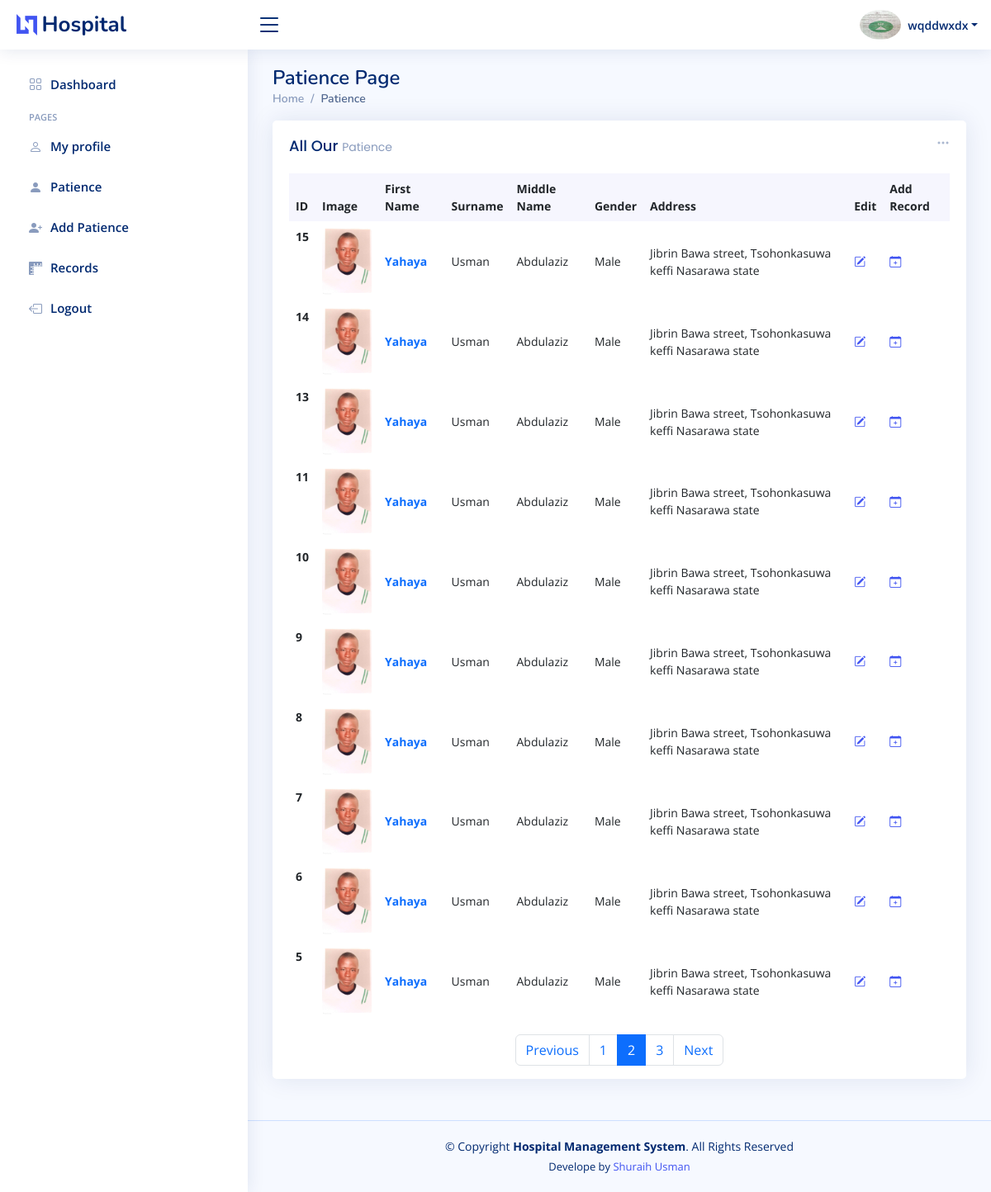
The app's page /patient.php?p=2 (signed in) with its own data.
### tables this page shows
CREATE TABLE `doctor` (
  `id` int(11) NOT NULL,
  `fullname` varchar(220) DEFAULT NULL,
  `username` varchar(20) DEFAULT NULL,
  `passwords` varchar(20) DEFAULT NULL,
  `images` varchar(250) DEFAULT NULL,
  `rank` varchar(15) DEFAULT NULL,
  `department` varchar(20) DEFAULT NULL,
  `gender` varchar(50) NOT NULL,
  `address` text NOT NULL
);

CREATE TABLE `patience` (
  `id` int(11) NOT NULL,
  `firstname` varchar(20) DEFAULT NULL,
  `surname` varchar(20) DEFAULT NULL,
  `middlename` varchar(20) DEFAULT NULL,
  `gender` varchar(10) DEFAULT NULL,
  `images` varchar(50) DEFAULT NULL,
  `addresss` text DEFAULT NULL
);

### patient.php (the view, shortened to what this page needs)
<?php require_once('config/config.php');?>
<?php require_once('includes/header.php');
if (isset($_GET['id'])) {
  $stmt = $db->prepare('SELECT * FROM patience WHERE id=?');
  $stmt->bind_param('s',$_GET['id']);
  $stmt->execute();
  $pat = $stmt->get_result()->fetch_array();
  ?>
<main id="main" class="main">
<div class="pagetitle">
  <h1>Patient Page</h1>
  <nav>
    <ol class="breadcrumb">
      <li class="breadcrumb-item"><a href="dashboard.php">Home</a></li>
      <li class="breadcrumb-item active">Patient Page</li>
    </ol>
  </nav>
</div>
<section class="section profile">
      <div class="row">
        <div class="col-xl-4">
          <div class="card">
            <div class="card-body profile-card pt-4 d-flex flex-column align-items-center">
              <img src="admin/uploads/<?php echo $pat['images'];?>" alt="Profile" class="rounded-circle">
              <h2><?php echo $pat['firstname'];?></h2>
              <h3><?php echo $pat['surname'].' '.$pat['middlename'];?></h3>
              <div class="social-links mt-2">
                <a href="#" class="twitter"><i class="bi bi-twitter"></i></a>
                <a href="#" class="facebook"><i class="bi bi-facebook"></i></a>
                <a href="#" class="instagram"><i class="bi bi-instagram"></i></a>
                <a href="#" class="linkedin"><i class="bi bi-linkedin"></i></a>
              </div>
            </div>
          </div>
        </div>
        <div class="col-xl-8">
          <div class="card">
            <div class="card-body pt-3">
              <ul class="nav nav-tabs nav-tabs-bordered" role="tablist">
                <li class="nav-item" role="presentation">
                  <button class="nav-link active" data-bs-toggle="tab" data-bs-target="#profile-overview" aria-selected="true" role="tab">Overview</button>
                </li>
              </ul>
              <div class="tab-content pt-2">
                <div class="tab-pane fade show active profile-overview" id="profile-overview" role="tabpanel">
                  <h5 class="card-title">About</h5>
                  <p class="small fst-italic">Sunt est soluta temporibus accusantium neque nam maiores cumque temporibus. Tempora libero non est unde veniam est qui dolor. Ut sunt iure rerum quae quisquam autem eveniet perspiciatis odit. Fuga sequi sed ea saepe at unde.</p>
                  <h5 class="card-title">Patience Details</h5>
                  <div class="row">
                    <div class="col-lg-3 col-md-4 label ">First Name</div>
                    <div class="col-lg-9 col-md-8"><?php echo $pat['firstname'];?></div>
                  </div>
                  <div class="row">
                    <div class="col-lg-3 col-md-4 label">Surname / Middle Name</div>
                    <div class="col-lg-9 col-md-8"><?php echo $pat['surname'].' '.$pat['middlename'];?></div>
                  </div>
                  <div class="row">
                    <div class="col-lg-3 col-md-4 label">Gender</div>
                    <div class="col-lg-9 col-md-8"><?php echo $pat['gender'];?></div>
                  </div>
                  <div class="row">
                    <div class="col-lg-3 col-md-4 label">Address</div>
                    <div class="col-lg-9 col-md-8"><?php echo $pat['addresss'];?></div>
                  </div>
                </div>
              </div>
            </div>
          </div>
        </div>
      </div>
    </section>
                    </main>
<?php
} else {
$limit = 10;
$Cpage = isset($_GET['p']) ? $_GET['p'] : 1;
$start = ($Cpage - 1) * $limit;
$sql = "SELECT COUNT(*) AS all_patience
FROM patience";
$res = $db->query($sql);
$row = $res->fetch_assoc();
$allpost = $row['all_patience'];
$allpages = ceil($allpost / $limit);
$sql ="SELECT * FROM patience
ORDER BY id
DESC LIMIT $start, $limit";
$res = $db->query($sql);
?>
<main id="main" class="main">
<div class="pagetitle">
  <h1>Patience Page</h1>
  <nav>
    <ol class="breadcrumb">
      <li class="breadcrumb-item"><a href="dashboard.php">Home</a></li>
      <li class="breadcrumb-item active">Patience</li>
    </ol>
  </nav>
</div>
<section class="section dashboard">
      <div class="row">
      <div class="col-12">
    <div class="card top-selling overflow-auto">
      <div class="filter">
        <a class="icon" href="#" data-bs-toggle="dropdown"><i class="bi bi-three-dots"></i></a>
      </div>
      <div class="card-body pb-0">
       <h5 class="card-title">All Our  <span> Patience</span></h5>
            <table class="table table-borderless">
              <thead>
                <tr>
                <th scope="col">ID</th>
                  <th scope="col">Image</th>
                  <th scope="col">First Name</th>
                  <th scope="col">Surname</th>
                  <th scope="col">Middle Name</th>
                  <th scope="col">Gender</th>
                  <th scope="col">Address</th>
                  <th scope="col">Edit</th>
                  <th scope="col">Add Record</th>
                </tr>
              </thead>
              <tbody>
              <?php
              while($row = $res->fetch_assoc()) { ?>
            <tr>
            <th scope="row"><?php echo $row['id'];?></th>
              <th scope="row"><img src="admin/uploads/<?php echo $row['images'];?>"/></th>
              <td><a href="patient.php?id=<?php echo $row['id'];?>" class="text-primary fw-bold"><?php echo $row['firstname'];?> </a></td>
              <td><?php echo $row['surname'];?></td>
              <td><?php echo $row['middlename'];?></td>
              <td><?php echo $row['gender'];?></td>
              <td><?php echo $row['addresss'];?></td>
              <td><a href="add_pat.php?edit=<?php echo $row['id'];?>"> <i class="bi bi-pencil-square"></i>   </a></td>
              <td><a href="add_rec.php?pt=<?php echo $row['id'];?>"> <i class="bi bi-calendar-plus"></i>   </a></td>
            </tr>
       <?php   } ?>
          </tbody>
        </table>
        <nav>
    <ul class="pagination justify-content-center">
        <?php
        if ($Cpage > 1) {
            echo '<li class="page-item"><a class="page-link" href="?p=' . ($Cpage - 1) . '">Previous</a></li>';
        }
        $start_link = max(1, $Cpage - 1);
        $end_link = min($allpages, $Cpage + 1);
        for ($i = $start_link; $i <= $end_link; $i++) {
            if ($i == $Cpage) {
                echo '<li class="page-item active"><a class="page-link" href="#">' . $i . '</a></li>';
            } else {
                echo '<li class="page-item"><a class="page-link" href="?p=' . $i . '">' . $i . '</a></li>';
            }
        }
        if ($Cpage < $allpages) {
            echo '<li class="page-item"><a class="page-link" href="?p=' . ($Cpage + 1) . '">Next</a></li>';
        }
        ?>
    </ul>
</nav>
</div>
      </div>
    </div>
  </div>
</section>
                    </main>
<?php
}
?>
<?php require_once('includes/footer.php');?>
</body>
</html>

### includes/header.php (shortened to what this page needs)
<?php
$stmt=$db->prepare('SELECT * FROM doctor WHERE username=?');
$stmt->bind_param('s',$_SESSION['username']);
$stmt->execute();
$Auth = $stmt->get_result()->fetch_array();
?>
  <!DOCTYPE html>
  <html>
  <head>
    <link href="assets/vendor/bootstrap/css/bootstrap.min.css" rel="stylesheet">
    <link href="assets/vendor/bootstrap-icons/bootstrap-icons.css" rel="stylesheet">
    <link href="assets/vendor/boxicons/css/boxicons.min.css" rel="stylesheet">
    <link href="assets/vendor/quill/quill.snow.css" rel="stylesheet">
    <link href="assets/vendor/quill/quill.bubble.css" rel="stylesheet">
    <link href="assets/vendor/remixicon/remixicon.css" rel="stylesheet">
    <link href="assets/vendor/simple-datatables/style.css" rel="stylesheet">
    <link href="assets/css/style.css" rel="stylesheet">
  </head>
  <body>
  <header id="header" class="header fixed-top d-flex align-items-center">
    <div class="d-flex align-items-center justify-content-between">
      <a href="index.html" class="logo d-flex align-items-center">
        <img src="assets/img/logo.png" alt="">
        <span class="d-none d-lg-block">Hospital</span>
      </a>
      <i class="bi bi-list toggle-sidebar-btn"></i>
    </div>
    <nav class="header-nav ms-auto">
      <ul class="d-flex align-items-center">
        <li class="nav-item dropdown pe-3">
          <a class="nav-link nav-profile d-flex align-items-center pe-0" href="#" data-bs-toggle="dropdown">
            <img src="admin/uploads/<?=$Auth['images'];?>" width="50px" alt="Profile" class="rounded-circle">
            <span class="d-none d-md-block dropdown-toggle ps-2"><?=$Auth['username'];?></span>
          </a>
        </li>
      </ul>
    </nav>
  </header>
  <aside id="sidebar" class="sidebar">
    <ul class="sidebar-nav" id="sidebar-nav">
      <li class="nav-item">
        <a class="nav-link collapsed" href="dashboard.php">
          <i class="bi bi-grid"></i>
          <span>Dashboard</span>
        </a>
      </li>
      <li class="nav-heading">Pages</li>
      <li class="nav-item">
        <a class="nav-link collapsed" href="user.php">
          <i class="bi bi-person"></i>
          <span>My profile</span>
        </a>
      </li>
      <li class="nav-item">
        <a class="nav-link collapsed" href="patient.php">
          <i class="bi bi-person-fill"></i>
          <span>Patience</span>
        </a>
      </li>
      <li class="nav-item">
        <a class="nav-link collapsed" href="add_pat.php">
          <i class="bi bi-person-plus-fill"></i>
          <span>Add Patience</span>
        </a>
      </li>
      <li class="nav-item">
        <a class="nav-link collapsed" href="record.php">
          <i class="bi bi-rulers"></i>
          <span>Records</span>
        </a>
      </li>
      <li class="nav-item">
        <a class="nav-link collapsed" href="logout.php">
          <i class="bi bi-box-arrow-left"></i>
          <span>Logout</span>
        </a>
      </li>
    </ul>
  </aside>

### assets/css/style.css (style rules this page uses)
:root { scroll-behavior: smooth; }
body { font-family: "Open Sans", sans-serif; background: #f6f9ff; color: #444444; }
a { color: #4154f1; text-decoration: none; }
h1, h2, h3, h4, h5, h6 { font-family: "Nunito", sans-serif; }
#main { margin-top: 60px; padding: 20px 30px; transition: all 0.3s; }
.pagetitle { margin-bottom: 10px; }
.pagetitle h1 { font-size: 24px; margin-bottom: 0; font-weight: 600; color: #012970; }
.card { margin-bottom: 30px; border: none; border-radius: 5px; box-shadow: 0px 0 30px rgba(1, 41, 112, 0.1); }
.card-title { padding: 20px 0 15px 0; font-size: 18px; font-weight: 500; color: #012970; font-family: "Poppins", sans-serif; }
.card-title span { color: #899bbd; font-size: 14px; font-weight: 400; }
.card-body { padding: 0 20px 20px 20px; }
.breadcrumb { font-size: 14px; font-family: "Nunito", sans-serif; color: #899bbd; font-weight: 600; }
.breadcrumb a { color: #899bbd; transition: 0.3s; }
.breadcrumb .breadcrumb-item::before { color: #899bbd; }
.breadcrumb .active { color: #51678f; font-weight: 600; }
.logo { line-height: 1; }
@media (min-width: 1200px) { .logo { width: 280px; } }
.logo img { max-height: 26px; margin-right: 6px; }
.logo span { font-size: 26px; font-weight: 700; color: #012970; font-family: "Nunito", sans-serif; }
.header { transition: all 0.5s; z-index: 997; height: 60px; box-shadow: 0px 2px 20px rgba(1, 41, 112, 0.1); background-color: #fff; padding-left: 20px; }
.header .toggle-sidebar-btn { font-size: 32px; padding-left: 10px; cursor: pointer; color: #012970; }
.header-nav ul { list-style: none; }
.header-nav>ul { margin: 0; padding: 0; }
.header-nav .nav-profile { color: #012970; }
.header-nav .nav-profile img { max-height: 36px; }
.header-nav .nav-profile span { font-size: 14px; font-weight: 600; }
.sidebar { position: fixed; top: 60px; left: 0; bottom: 0; width: 300px; z-index: 996; transition: all 0.3s; padding: 20px; overflow-y: auto; scrollbar-width: thin; scrollbar-color: #aab7cf transparent; box-shadow: 0px 0px 20px rgba(1, 41, 112, 0.1); background-color: #fff; }
@media (min-width: 1200px) { #main, #footer { margin-left: 300px; } }
.sidebar-nav { padding: 0; margin: 0; list-style: none; }
.sidebar-nav li { padding: 0; margin: 0; list-style: none; }
.sidebar-nav .nav-item { margin-bottom: 5px; }
.sidebar-nav .nav-heading { font-size: 11px; text-transform: uppercase; color: #899bbd; font-weight: 600; margin: 10px 0 5px 15px; }
.sidebar-nav .nav-link { display: flex; align-items: center; font-size: 15px; font-weight: 600; color: #4154f1; transition: 0.3; background: #f6f9ff; padding: 10px 15px; border-radius: 4px; }
.sidebar-nav .nav-link i { font-size: 16px; margin-right: 10px; color: #4154f1; }
.sidebar-nav .nav-link.collapsed { color: #012970; background: #fff; }
.sidebar-nav .nav-link.collapsed i { color: #899bbd; }
.dashboard .filter { position: absolute; right: 0px; top: 15px; }
.dashboard .filter .icon { color: #aab7cf; padding-right: 20px; padding-bottom: 5px; transition: 0.3s; font-size: 16px; }
.dashboard .top-selling { font-size: 14px; }
.dashboard .top-selling .table thead { background: #f6f6fe; }
.dashboard .top-selling .table thead th { border: 0; }
.dashboard .top-selling .table tbody td { vertical-align: middle; }
.dashboard .top-selling img { border-radius: 5px; max-width: 60px; }

### records on screen
doctor: images (picture), username "wqddwxdx"
patience: id "15", images (picture), firstname "Yahaya", surname "Usman", middlename "Abdulaziz", gender "Male", addresss "Jibrin Bawa street, Tsohonkasuwa keffi Nasarawa state"
patience: id "14", images (picture), firstname "Yahaya", surname "Usman", middlename "Abdulaziz", gender "Male", addresss "Jibrin Bawa street, Tsohonkasuwa keffi Nasarawa state"
patience: id "13", images (picture), firstname "Yahaya", surname "Usman", middlename "Abdulaziz", gender "Male", addresss "Jibrin Bawa street, Tsohonkasuwa keffi Nasarawa state"
patience: id "11", images (picture), firstname "Yahaya", surname "Usman", middlename "Abdulaziz", gender "Male", addresss "Jibrin Bawa street, Tsohonkasuwa keffi Nasarawa state"
patience: id "10", images (picture), firstname "Yahaya", surname "Usman", middlename "Abdulaziz", gender "Male", addresss "Jibrin Bawa street, Tsohonkasuwa keffi Nasarawa state"
patience: id "9", images (picture), firstname "Yahaya", surname "Usman", middlename "Abdulaziz", gender "Male", addresss "Jibrin Bawa street, Tsohonkasuwa keffi Nasarawa state"
patience: id "8", images (picture), firstname "Yahaya", surname "Usman", middlename "Abdulaziz", gender "Male", addresss "Jibrin Bawa street, Tsohonkasuwa keffi Nasarawa state"
patience: id "7", images (picture), firstname "Yahaya", surname "Usman", middlename "Abdulaziz", gender "Male", addresss "Jibrin Bawa street, Tsohonkasuwa keffi Nasarawa state"
patience: id "6", images (picture), firstname "Yahaya", surname "Usman", middlename "Abdulaziz", gender "Male", addresss "Jibrin Bawa street, Tsohonkasuwa keffi Nasarawa state"
patience: id "5", images (picture), firstname "Yahaya", surname "Usman", middlename "Abdulaziz", gender "Male", addresss "Jibrin Bawa street, Tsohonkasuwa keffi Nasarawa state"
